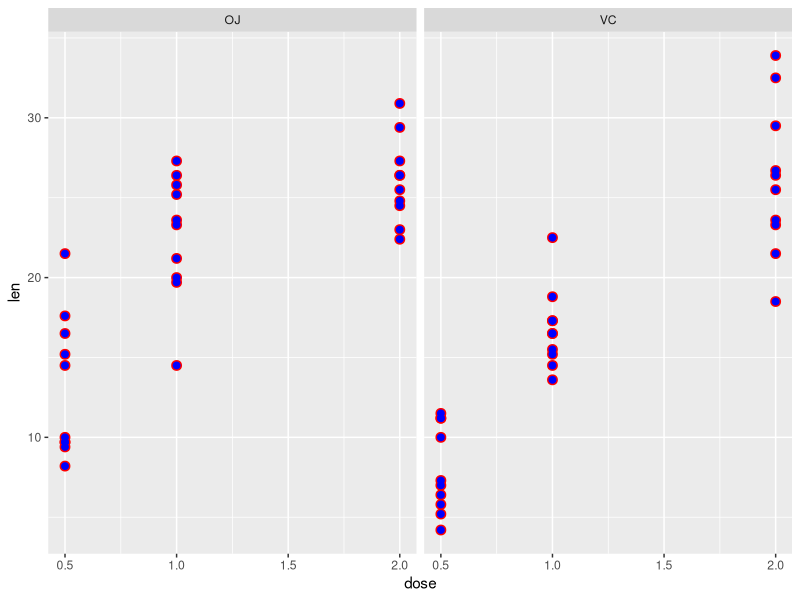

Source code (R):
## ---- chunk 1
data(ToothGrowth)   ##load data
## ---- chunk 2
str(ToothGrowth) ##get the structure of the data
## ---- chunk 3
require(ggplot2)
pA<-ggplot(ToothGrowth, aes(x=dose, y = len))+geom_point(size = 3, colour="red")
pA<-pA+geom_point(size = 2, colour="blue")+facet_grid(. ~ supp)
pA ##Display Plot

## ---- chunk 4
###display the header of the data 
head(ToothGrowth, n=5)
## ---- chunk 5
##Group the data into individual sets with somewhat descriptive names (Supplement and Dose)
        ##Vitamin C set
        VC05<-ToothGrowth[1:10,]
        VC10<-ToothGrowth[11:20,]
        VC20<-ToothGrowth[21:30,]
        ##Ornage Juice Set
        OJ05<-ToothGrowth[31:40,]
        OJ10<-ToothGrowth[41:50,]
        OJ20<-ToothGrowth[51:60,]

## ---- chunk 6
##T-test
a<- t.test(VC10$len, VC05$len, paried=FALSE)
lcb<-a$conf.int[1]
ucb<-a$conf.int[2]

## ---- chunk 7
a<- t.test(VC20$len, VC10$len, paried=FALSE)
lcb<-a$conf.int[1]
ucb<-a$conf.int[2]

## ---- chunk 8
a<- t.test(OJ10$len, OJ05$len, paried=FALSE)
lcb<-a$conf.int[1]
ucb<-a$conf.int[2]

## ---- chunk 9
a<- t.test(OJ10$len, OJ20$len, paried=FALSE)
lcb<-a$conf.int[1]
ucb<-a$conf.int[2]

## ---- chunk 10
b<-t.test(OJ10$len, VC10$len, paired=FALSE, var.equal=TRUE)

## ---- chunk 11
b<-t.test(OJ10$len, VC10$len, paired=FALSE, var.equal=FALSE)

## ---- chunk 12
b<-t.test(OJ20$len, VC20$len, paired=FALSE, var.equal=TRUE)
